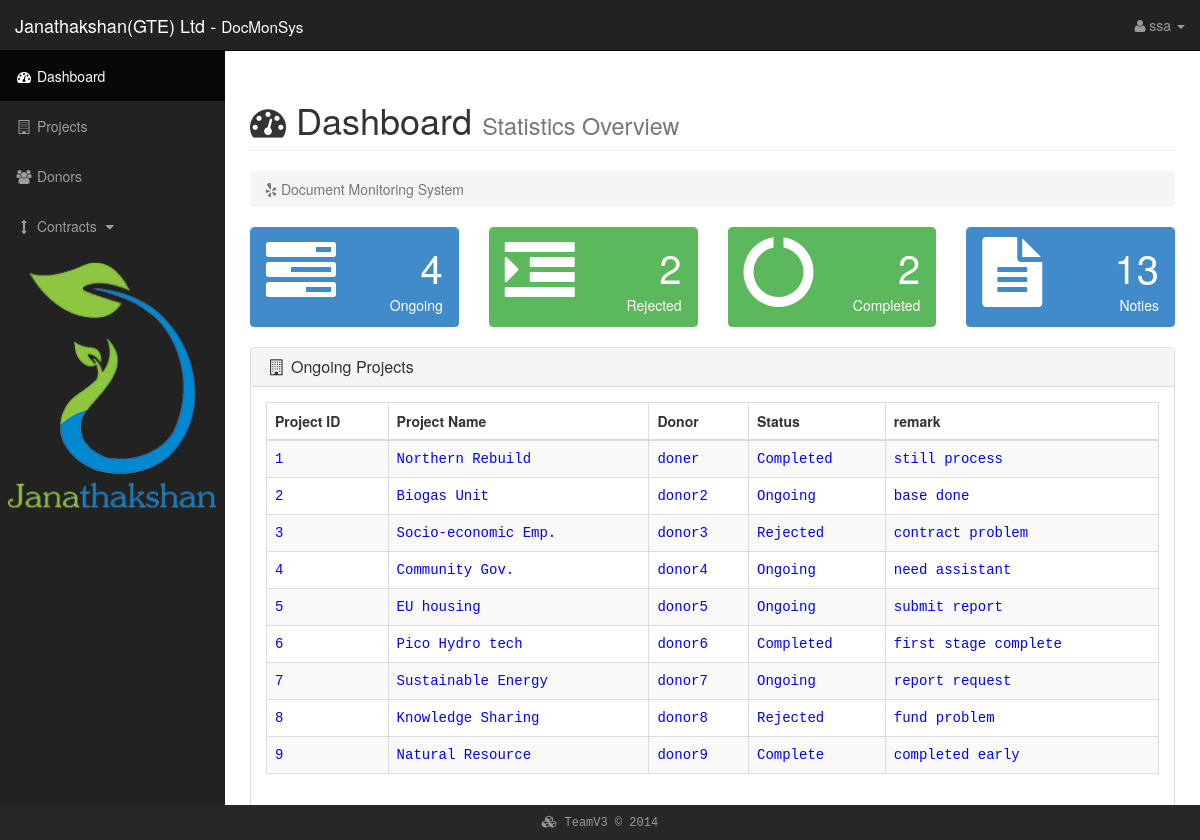
Page /adminDboard.php (signed in) on the committed database.
### tables this page shows
CREATE TABLE IF NOT EXISTS `projects` (
  `PID` int(4) NOT NULL,
  `DID` int(4) NOT NULL,
  `PName` varchar(25) NOT NULL,
  `PStatus` varchar(50) NOT NULL,
  `PDate` date NOT NULL,
  `ProposalDueDate` date NOT NULL,
  `TotFinacial` int(10) NOT NULL,
  `Response` varchar(50) NOT NULL,
  `PRemark` varchar(50) NOT NULL,
  PRIMARY KEY (`PID`)
);

CREATE TABLE IF NOT EXISTS `donor` (
  `DID` int(4) NOT NULL,
  `DName` varchar(25) NOT NULL,
  `DEmail` varchar(50) NOT NULL,
  `DAddress` varchar(50) NOT NULL,
  `DRemark` varchar(50) NOT NULL,
  PRIMARY KEY (`DID`)
);

### adminDboard.php (the view, shortened to what this page needs)
<?php
    require("database.php");
?>
<!DOCTYPE html>
<html lang="en">
<head>
    <link href="css/bootstrap.min.css" rel="stylesheet">
    <link href="css/default.css" rel="stylesheet">
    <link href="css/admin.css" rel="stylesheet">
    <link href="font-awesome-4.2.0/css/font-awesome.min.css" rel="stylesheet" type="text/css">
    <link rel="stylesheet" href="css/font-awesome-animation.min.css">
</head>
<body>
    <div id="wrapper">
        <nav class="navbar navbar-inverse navbar-fixed-top" role="navigation">
            <div class="navbar-header">
                <a class="navbar-brand" href="adminDboard.php"><stromg>Janathakshan(GTE) Ltd</stromg> - <small>DocMonSys </small></a>
            </div>
            <ul class="nav navbar-right top-nav">
                <li class="dropdown">
                    <a href="#" class="dropdown-toggle" data-toggle="dropdown"> <i class="fa fa-user faa-flash animated"></i> <?php echo htmlentities($_SESSION['user']['username'], ENT_QUOTES, 'UTF-8'); ?> <b class="caret"></b></a>
                </li>
            </ul>
            <div class="collapse navbar-collapse navbar-ex1-collapse">
                <ul class="nav navbar-nav side-nav">
                    <li class="active">
                        <a href="adminDboard.php"><i class="fa fa-fw fa-dashboard"></i>	Dashboard</a>
                    </li>
                    <li>
                        <a href="projectInfo.php"><i class="fa fa-fw fa-building-o"></i> Projects</a>
                    </li>
                    <li>
                        <a href="donorsList.php"><i class="fa fa-fw fa-users"></i> Donors</a>
                    </li>
                    <li>
                        <a href="javascript:;" data-toggle="collapse" data-target="#demo"><i class="fa fa-fw fa-arrows-v"></i> Contracts <i class="fa fa-fw fa-caret-down"></i></a>
                    </li>
                 <li> <img class="img-responsive" src="Images/logo-default.png"> </li>
                </ul>
            </div>
        </nav>
        <div id="page-wrapper">
            <div class="container-fluid">
                <div class="row">
                    <div class="col-lg-12">
                        <h1 class="page-header">
                           <i class="fa fa-dashboard faa-tada animated"></i> Dashboard <small>Statistics Overview</small>
                        </h1>
                        <ol class="breadcrumb">
                            <li class="active">
                                <i class="fa fa-yelp"></i> Document Monitoring System
                            </li>
                        </ol>
                    </div>
                </div>
                <div class="row">
                    <div class="col-lg-3 col-md-6">
                        <div class="panel panel-primary">
                            <div class="panel-heading">
                                <div class="row">
                                    <div class="col-xs-3">
                                        <i class="fa fa-tasks fa-5x"></i>
                                    </div>
                                    <div class="col-xs-9 text-right">
                                        <div class="huge">
                                        					<?php
															$sQuery = "SELECT * FROM projects WHERE PStatus = 'Ongoing'";
															$rResult = $db->query($sQuery)->fetchAll();
															echo count($rResult);
															?>
										</div>
                                        <div>Ongoing</div>
                                    </div>
                                </div>
                            </div>
                        </div>
                    </div>
                    <div class="col-lg-3 col-md-6">
                        <div class="panel panel-green">
                            <div class="panel-heading">
                                <div class="row">
                                    <div class="col-xs-3">
                                        <i class="fa fa-indent fa-5x"></i>
                                    </div>
                                    <div class="col-xs-9 text-right">
                                        <div class="huge">
															<?php
															$sQuery = "SELECT * FROM projects WHERE PStatus = 'Rejected'";
															$rResult = $db->query($sQuery)->fetchAll();
															echo count($rResult);
															?>
                                        </div>
                                        <div>Rejected</div>
                                    </div>
                                </div>
                            </div>
                        </div>
                    </div>
                    <div class="col-lg-3 col-md-6">
                        <div class="panel panel-green">
                            <div class="panel-heading">
                                <div class="row">
                                    <div class="col-xs-3">
                                        <i class="fa fa-circle-o-notch fa-5x"></i>
                                    </div>
                                    <div class="col-xs-9 text-right">
                                        <div class="huge">
															<?php
															$sQuery = "SELECT * FROM projects WHERE PStatus = 'Completed'";
															$rResult = $db->query($sQuery)->fetchAll();
															echo count($rResult);
															?>
                                        </div>
                                        <div>Completed</div>
                                    </div>
                                </div>
                            </div>
                        </div>
                    </div>
                    <div class="col-lg-3 col-md-6">
                        <div class="panel panel-primary">
                            <div class="panel-heading">
                                <div class="row">
                                    <div class="col-xs-3">
                                        <i class="fa fa-file-text fa-5x"></i>
                                    </div>
                                    <div class="col-xs-9 text-right">
                                        <div class="huge">13</div>
                                        <div>Noties</div>
                                    </div>
                                </div>
                            </div>
                        </div>
                    </div>
                </div>
                <div class="row">
                    <div class="col-lg-12">
                        <div class="panel panel-default">
                            <div class="panel-heading">
                                <h3 class="panel-title"><i class="fa fa-building-o fa-fw"></i> Ongoing Projects</h3>
                            </div>
                            <div class="panel-body">
                                 <table class="table table-striped table-bordered">
                  <thead>
                    <tr>
                      <th>Project ID</th>
                      <th>Project Name</th>
                      <th>Donor</th>
                      <th>Status</th>
                      <th>remark</th>
                    </tr>
                  </thead>
                  <tbody>
                  <?php
                   $sql = "SELECT * FROM projects INNER JOIN donor ON projects.DID = donor.DID";
                   foreach($db->query($sql) as $row) { ?>
                   <tr class="tablecss">
                        <td><?= $row['PID'];  ?></td>
                        <td><?= $row['PName'];  ?></td>
                        <td><?= $row['DName'];  ?></td>
                        <td><?= $row['PStatus'];  ?></td>
                        <td><?= $row['PRemark'];  ?></td>
                   </tr>
                 <?php } ?>
                  </tbody>
            </table>
                            </div>
                        </div>
                    </div>
                </div>
            </div>
        </div>
    </div>
    <footer class="footercss">
      <div class="container">
      </i><p class="tx"><i class="fa fa-cubes"></i> TeamV3 &copy; 2014</p>
      </div>
    </footer>
</body>
</html>

### css/default.css (style rules this page uses)
body { margin-top: 100px; background-color: #222; }
@media (min-width:768px) { body { margin-top: 50px; } }
#wrapper { padding-left: 0; }
#page-wrapper { width: 100%; padding: 0; background-color: #fff; }
.huge { font-size: 50px; line-height: normal; }
@media (min-width:768px) { #wrapper { padding-left: 225px; } }
@media (min-width:768px) { #page-wrapper { padding: 10px; } }
.top-nav { padding: 0 15px; }
.top-nav>li { display: inline-block; float: left; }
.top-nav>li>a { padding-top: 15px; padding-bottom: 15px; line-height: 20px; color: #999; }
@media (min-width:768px) { .side-nav { position: fixed; top: 51px; left: 225px; width: 225px; margin-left: -225px; border: none; border-radius: 0; overflow-y: auto; background-color: #222; } }
@media (min-width:768px) { .side-nav>li>a { width: 225px; } }
.huge { font-size: 40px; }
.panel-green { border-color: #5cb85c; }
.panel-green .panel-heading { border-color: #5cb85c; color: #fff; background-color: #5cb85c; }
.footercss { position: fixed; bottom: 0; width: 100%; height: 35px; background-color:#272727; }
.tx { color:#999; font-family:Consolas, "Andale Mono", "Lucida Console", "Lucida Sans Typewriter", Monaco, "Courier New", monospace; font-size:12px; alignment-baseline:middle; padding:10px; text-align:center; }
.tablecss { color:#00F; font-family:Consolas, "Andale Mono", "Lucida Console", "Lucida Sans Typewriter", Monaco, "Courier New", monospace; }

### rows in the picture
projects: PID "1", PName "Northern Rebuild", DID.DName "doner", PStatus "Completed", PRemark "still process"
projects: PID "2", PName "Biogas Unit", DID.DName "donor2", PStatus "Ongoing", PRemark "base done"
projects: PID "3", PName "Socio-economic Emp.", DID.DName "donor3", PStatus "Rejected", PRemark "contract problem"
projects: PID "4", PName "Community Gov.", DID.DName "donor4", PStatus "Ongoing", PRemark "need assistant"
projects: PID "5", PName "EU housing", DID.DName "donor5", PStatus "Ongoing", PRemark "submit report"
projects: PID "6", PName "Pico Hydro tech", DID.DName "donor6", PStatus "Completed", PRemark "first stage complete"
projects: PID "7", PName "Sustainable Energy", DID.DName "donor7", PStatus "Ongoing", PRemark "report request"
projects: PID "8", PName "Knowledge Sharing", DID.DName "donor8", PStatus "Rejected", PRemark "fund problem"
projects: PID "9", PName "Natural Resource", DID.DName "donor9", PStatus "Complete", PRemark "completed early"

### other values in the picture
$_SESSION['user']['username'] "ssa"
count($rResult) "4"
count($rResult) "2"
